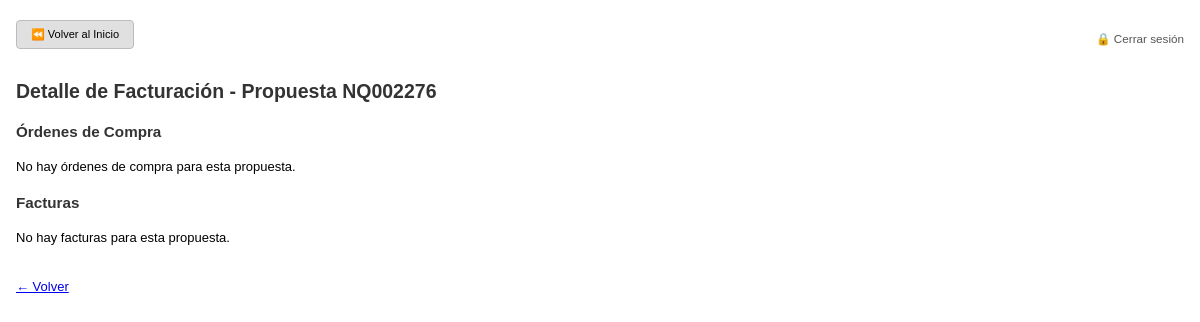
/facturacion/propuesta/NQ002276 (signed in), run on an earlier commit of the app's database.
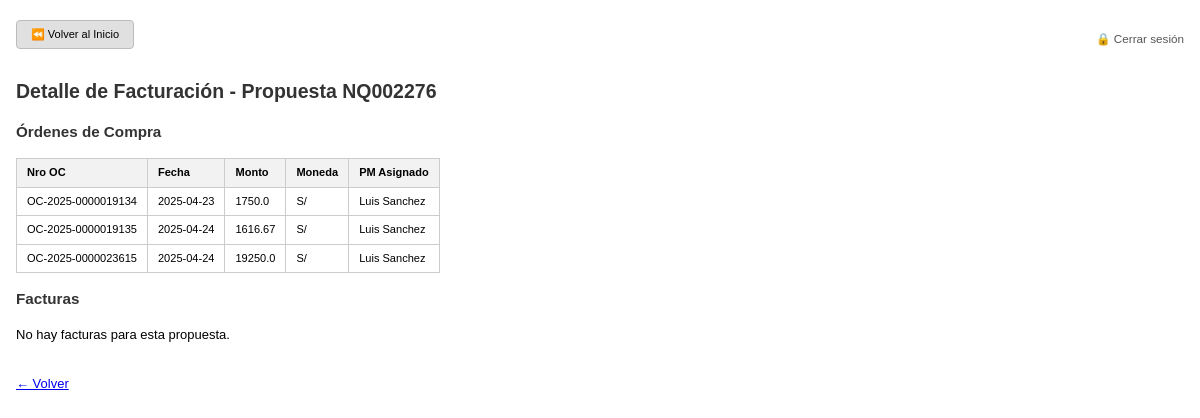
And on a later commit of the database.
### tables this page shows
CREATE TABLE ordenes_compra (
                id_oc INTEGER PRIMARY KEY AUTOINCREMENT,
                id_propuesta TEXT NOT NULL,
                nro_oc TEXT NOT NULL,
                fecha_oc DATE NOT NULL,
                monto_oc REAL NOT NULL CHECK (monto_oc > 0),
                pm_asignado TEXT,
                moneda TEXT NOT NULL CHECK(moneda IN ('S/', 'US$'))
            );

### app.py (the view, shortened to what this page needs)
@app.route("/facturacion/propuesta/<string:id_propuesta>")
def facturacion_por_propuesta(id_propuesta):
    ordenes = facturacion_service.obtener_todas_oc()
    facturas = facturacion_service.obtener_todo_facturacion()[1]
    ordenes_filtradas = [oc for oc in ordenes if oc["id_propuesta"] == id_propuesta]
    ids_oc = [oc["id_oc"] for oc in ordenes_filtradas]
    facturas_filtradas = [f for f in facturas if f["id_oc"] in ids_oc]
    propuesta = leer_propuestas({"id": id_propuesta})[0]
    mapa_facturas_por_oc = {}
    for f in facturas_filtradas:
        id_oc = f["id_oc"]
        monto = float(f["monto_factura_soles"] or 0) + float(f["monto_factura_dolares"] or 0)
        mapa_facturas_por_oc[id_oc] = mapa_facturas_por_oc.get(id_oc, 0) + monto
    ordenes_con_montos = []
    for oc in ordenes_filtradas:
        oc_dict = dict(oc)  # ✅ Convierte Row a dict
        monto_oc = float(oc_dict["monto_oc"] or 0)
        facturado = mapa_facturas_por_oc.get(oc_dict["id_oc"], 0)
        pendiente = max(0, monto_oc - facturado)
        oc_dict["monto_facturado"] = facturado
        oc_dict["monto_pendiente"] = pendiente
        ordenes_con_montos.append(oc_dict)
    return render_template("facturacion/facturacion_por_propuesta.html",
                           id_propuesta=id_propuesta,
                           ordenes=ordenes_filtradas,
                           facturas=facturas_filtradas,
                           propuesta=propuesta)

### app.py (called while the page is built)
@app.before_request
def verificar_acceso():
    rutas_publicas = ["/login", "/static", "/favicon.ico"]
    if not session.get("usuario_id"):
        if not any(request.path.startswith(r) for r in rutas_publicas):
            return redirect(url_for('login'))

### services/facturacion_service.py (called while the page is built)
def obtener_todo_facturacion():
    conn = get_db_connection()
    cursor = conn.cursor()
    cursor.execute("SELECT * FROM ordenes_compra")
    ordenes = cursor.fetchall()
    cursor.execute("SELECT * FROM facturas")
    facturas = cursor.fetchall()
    conn.close()
    return ordenes, facturas

def obtener_todas_oc():
    conn = get_db_connection()
    cursor = conn.cursor()
    cursor.execute("SELECT * FROM ordenes_compra")
    ordenes = cursor.fetchall()
    conn.close()
    return ordenes

### utils/db_connection.py (called while the page is built)
def get_db_connection():
    base_dir = os.path.dirname(os.path.abspath(__file__))
    db_path = os.path.join(base_dir, '..', 'database', 'crm_database.db')
    conn = sqlite3.connect(db_path)
    conn.row_factory = sqlite3.Row  # ✅ Esto permite acceder a las columnas por nombre
    conn.execute("PRAGMA foreign_keys = ON")  # ✅ Activar claves foráneas
    return conn

### templates/facturacion/facturacion_por_propuesta.html
{% extends 'base.html' %}
{% block content %}
  <h2>Detalle de Facturación - Propuesta {{ id_propuesta }}</h2>
  <h3>Órdenes de Compra</h3>
  {% if ordenes %}
    <table>
      <tr>
        <th>Nro OC</th>
        <th>Fecha</th>
        <th>Monto</th>
        <th>Moneda</th>
        <th>PM Asignado</th>
      </tr>
      {% for oc in ordenes %}
      <tr>
        <td>{{ oc.nro_oc }}</td>
        <td>{{ oc.fecha_oc }}</td>
        <td>{{ oc.monto_oc }}</td>
        <td>{{ oc.moneda }}</td>
        <td>{{ oc.pm_asignado }}</td>
      </tr>
      {% endfor %}
    </table>
  {% else %}
    <p>No hay órdenes de compra para esta propuesta.</p>
  {% endif %}
  <h3>Facturas</h3>
  {% if facturas %}
    <table>
      <tr>
        <th>Nro Factura</th>
        <th>Fecha</th>
        <th>Monto</th>
      </tr>
      {% for f in facturas %}
      <tr>
        <td>{{ f.nro_factura }}</td>
        <td>{{ f.fecha_factura }}</td>
        <td>{{ f.monto_factura }}</td>
      </tr>
      {% endfor %}
    </table>
  {% else %}
    <p>No hay facturas para esta propuesta.</p>
  {% endif %}
  <br>
  <a href="{{ url_for('facturacion_index') }}" class="button volver">← Volver</a>
{% endblock %}

### templates/base.html (shortened to what this page needs)
<!DOCTYPE html>
<html lang="es">
<head>
</head>
<body>
  <div class="container">
    <header>
      <div style="display: flex; justify-content: space-between; align-items: center; flex-wrap: wrap;">
        <div style="display: flex; flex-wrap: wrap; gap: 10px; align-items: center;">
          {% block header_buttons %}
            <a href="{{ url_for('index') }}" class="btn volver-button">⏪ Volver al Inicio</a>
          {% endblock %}
        </div>
        <div>
          <a href="{{ url_for('logout') }}" style="color: #555; text-decoration: none; font-size: 0.9rem;">
            🔒 Cerrar sesión
          </a>
        </div>
      </div>
    </header>
    {% block content %}{% endblock %}
  </div>
</body>
</html>

### templates/base.html (style rules this page uses)
html { font-size: 13px; }
body { font-family: Arial, sans-serif; margin: 16px; line-height: 1.4; }
h1, h2, h3 { color: #333; margin-bottom: 16px; }
table { border-collapse: collapse; width: 100%; max-width: 100%; overflow-x: auto; display: block; }
th, td { padding: 6px 10px; border: 1px solid #ccc; text-align: left; font-size: 0.85rem; }
th { background-color: #f2f2f2; }
.btn { display: inline-block; padding: 6px 14px; margin: 4px 6px 12px 0; border: none; border-radius: 4px; text-decoration: none; color: white; background-color: #28a745; cursor: pointer; font-size: 0.85rem; }
.volver-button { background-color: #e0e0e0; color: black; border: 1px solid #bcbcbc; }

What changed in the data, as far as the page shows it:
added ordenes_compra: nro_oc "OC-2025-0000019134", fecha_oc "2025-04-23", monto_oc "1750.0", moneda "S/", pm_asignado "Luis Sanchez"
added ordenes_compra: nro_oc "OC-2025-0000019135", fecha_oc "2025-04-24", monto_oc "1616.67", moneda "S/", pm_asignado "Luis Sanchez"
added ordenes_compra: nro_oc "OC-2025-0000023615", fecha_oc "2025-04-24", monto_oc "19250.0", moneda "S/", pm_asignado "Luis Sanchez"
Also different on the page:
text no longer shown: "No hay órdenes de compra para esta propuesta."
text now shown: "Nro OC Fecha Monto Moneda PM Asignado"
